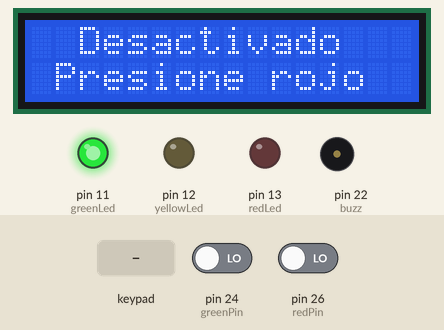
The sketch below on a simulated Arduino Mega 2560, built with avr-gcc and run on an emulated ATmega2560. Shown: 16×2 character LCD, output pins drawn as LEDs (lit = HIGH), buzzer (waves = sounding). The inputs (shaded band) are chosen by the test bench; at power-on: pin 26 (redPin) LOW, pin 24 (greenPin) LOW. What the sketch prints to the serial monitor is not drawn.

Above: at 2.2 s.
2.3 s: pin 26 (redPin) driven HIGH
At 4.0 s:
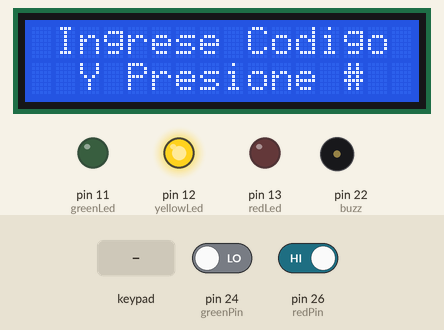
4.3 s: keypad keys 1 2 3 4 # pressed 0.4 s apart
At 7.1 s:
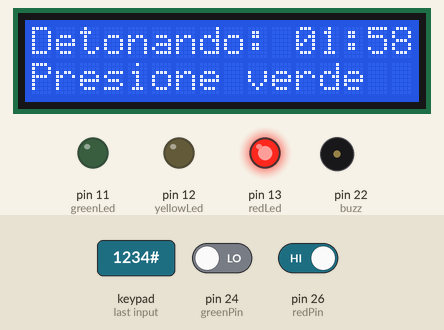
9.3 s: pin 24 (greenPin) driven HIGH
At 10.7 s:
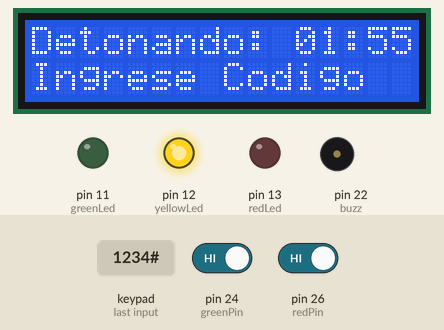
12.3 s: keypad keys 7 8 9 0 # pressed 0.4 s apart
At 15.1 s:
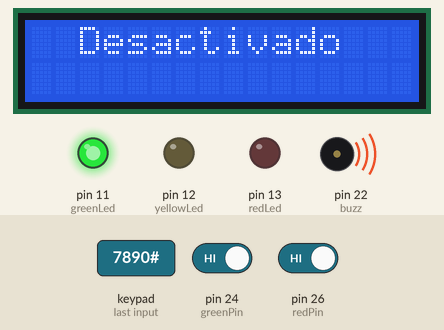
Timing chart, 0 to 16.8 s (numbered marks = the images above; inputs shaded):
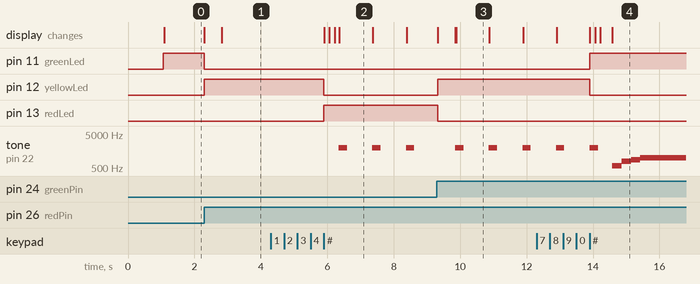

The sketch:

DBBoptimized.ino
```cpp
 /*  Creator: Kelvin O. Estrada Soto
  *  Date: 09/08/2020 (mm/dd/yy)
  *  Collaborators: Alexander Monell Rodriguez, Luis Rivera, Jazar Abuellouf
  *  This script provides the functionality of a dummy brief case bomb
  *  that used for Airsoft game modes.
 */
#include <Wire.h>
#include <LiquidCrystal_I2C.h>
#include <Keypad.h>
/*LCD object*/
LiquidCrystal_I2C lcd(0x27, 16, 2);
/*Time*/
unsigned long currentTime = 0;
unsigned long currentMillis;
int period = 1000;
int minutes = 2;  //Time for airsoft game
int seconds = 0;
/*Pins*/
const int redPin = 26;
const int greenLed = 11;
const int yellowLed = 12;
const int redLed = 13;
const int greenPin = 24;
const int buzz = 22;
const byte rows = 4; //four rows
const byte cols = 4; //three columns
/*Codes*/
String actCode = "1234#";
String deactCode = "7890#";
String code = "";
/*Flags*/
boolean redPressed = false;
boolean greenPressed = false;
boolean bombPlanted = false;
boolean defused = false;
byte rowPins[rows] = {53, 51, 49, 47}; //connect to the row pinouts of the keypad
byte colPins[cols] = {45, 43, 41, 39}; //connect to the column pinouts of the keypad
char time[16]; //16 characters, LCD maximum chars
String notPressed = "Presione verde";
/*Keypad mappings*/
char keys[rows][cols] = {
  {'1','4','7','*'},
  {'2','5','8','0'},
  {'3','6','9','#'},
  {'A','B','C','D'}
};
Keypad keypad = Keypad(makeKeymap(keys), rowPins, colPins, rows, cols);
int numTones = 62;
int tones[] = {587, 784, 880, 988, 988, 988, 988, 988, 988, 988, 932, 988, 784, 784, 784, 784, 784, 784, 784, 880, 988, 1047, 1047,
1319, 1319, 1319, 1319, 1175, 1047, 988, 988, 988, 784, 880, 988, 1047, 1047, 1319, 1319, 1319, 1319, 1175, 1047, 988, 988, 784, 784,
784, 784, 880, 988, 988, 988, 1047, 880, 880, 880, 988, 784, 784, 784, 784};

void setup() {
  /*Initialize LCD*/
  lcd.begin();
  lcd.clear();
  lcd.backlight();
  delay(1000);
  pinMode(greenLed, OUTPUT);
  pinMode(yellowLed, OUTPUT);
  pinMode(redLed, OUTPUT);
  pinMode(buzz, OUTPUT);
  digitalWrite(greenLed, OUTPUT);

  lcd.setCursor(2,0);
  String text = "Desactivado";
  lcd.print(text);
  lcd.setCursor(1, 1);
  text = "Presione rojo";
  lcd.print(text);
  Serial.begin(9600);
}

void loop() {
  if(redPressed){
    handler();
  }
  if(!redPressed && !greenPressed){
  //Poll until red button is pressed
    if(digitalRead(redPin) > 0){
      redPressed = true;
      digitalWrite(greenLed, LOW);
      digitalWrite(yellowLed, HIGH);
      lcd.clear();
      delay(500);
      lcd.setCursor(1,0);
      lcd.print("Ingrese Codigo");
      lcd.setCursor(2,1);
      lcd.print("Y Presione #");
    }
  }
  if(desactivated(defused)){
    gameover();
  }
  if(bombPlanted){
    countDown();
    if(!greenPressed){
      if(digitalRead(greenPin) > 0){
        greenPressed = true;
        code = "";
        digitalWrite(redLed, LOW);
        digitalWrite(yellowLed, HIGH);
        lcd.clear();
        delay(500);
        //lcd.setCursor(1,1);
        //lcd.print("Ingrese Codigo");
      }
      else{
        greenPressed = false;
      }
    }
  }
}

/*Handles keypad input keys.*/
void handler(){
  char input = keypad.getKey();
  if(input != NO_KEY){
    code.concat(input);
    Serial.println(code);
    if(!bombPlanted && redPressed && input == '#' && code.equals(actCode)){
      digitalWrite(redLed, HIGH);
      digitalWrite(yellowLed, LOW);
      isValid();
      bombPlanted = true;
      code = "";
    }
    else if(!bombPlanted && input == '#' && !code.equals(actCode)){
      notValid();
      code = "";
    }
    else if(bombPlanted && greenPressed && input == '#' && code.equals(deactCode)){
      digitalWrite(greenLed, HIGH);
      digitalWrite(yellowLed, LOW);
      isValid();
      defused = true;
      code = "";
    }
    else if(bombPlanted && greenPressed && input == '#' && !code.equals(deactCode)){
      notValid();
      code = "";
    }
  }
}

/*Methods to count down timer.*/
void countDown(){
  lcd.setCursor(0, 0);
  sprintf(time, "%0.2d:%0.2d", minutes, seconds);
  lcd.print("Detonando: " + String(time));
  lcd.setCursor(0, 1);
  lcd.print(notPressed);
  if(greenPressed){
      notPressed = "Ingrese Codigo";
  }
  currentMillis = millis();
  if((unsigned long)currentMillis - currentTime >= period){
     if(minutes > 0 && seconds <= 0){
       seconds = 59;
       minutes--;
     }
    if(minutes <= 0 && seconds <= 0){
      lcd.clear();
      delay(500);
      lcd.setCursor(3,0);
      lcd.print("Game over!!!");
      tone(buzz, 1000);
      delay(20000);
    }
    else{
      seconds--;
      currentTime = currentMillis;
      tone(buzz, 2000, 250);
    }
  }
}

/*Print to screen if entered code is valid.*/
void isValid(){
  lcd.clear();
  delay(150);
  lcd.print("Codigo Valido");
  delay(150);
  lcd.clear();
  delay(100);
}

/*Checks if bomb has been defused.*/
boolean desactivated(boolean action){
  if(action){
    lcd.clear();
    delay(250);
    lcd.setCursor(2,0);
    lcd.print("Desactivado");
    bombPlanted = false;
    return true;
  }
  return false;
}

/*Prints to LCD when entered code is invalid.*/
void notValid(){
  lcd.clear();
  lcd.print("Codigo Invalido");
  tone(buzz, 2200, 100);
  delay(120);
  tone(buzz, 2200, 100);
  delay(120);
  tone(buzz, 2200, 100);
  delay(120);
  lcd.clear();
  //delay(100);
  lcd.setCursor(1,0);
  lcd.print("Ingrese Codigo");
  lcd.setCursor(2,1);
  lcd.print("Y Presione #");
}

/*Plays buzzer tones when bomb is defused.*/
void gameover(){
  for(int i = 0; i < numTones; i++){
    tone(buzz, tones[i]);
    delay(280);
  }
  noTone(buzz);
}
```

Measured:
- after the input at 2.3 s, pin 11 (greenLed): HIGH → LOW at once; pin 12 (yellowLed): LOW → HIGH at once; the display: first changes at once (image 1 shows a later state)
- after the input at 4.3 s, pin 12 (yellowLed): HIGH → LOW after 1.6 s; pin 13 (redLed): LOW → HIGH after 1.6 s; tone on pin 22 (buzz): alternates 2000 Hz for 0.25 s and silent for 0.76 s, starting after 2.0 s; the display: first changes after 1.6 s (image 2 shows a later state)
- after the input at 9.3 s, pin 12 (yellowLed): LOW → HIGH at once; pin 13 (redLed): HIGH → LOW at once; the display: first changes at once (image 3 shows a later state)
- after the input at 12.3 s, pin 11 (greenLed): LOW → HIGH after 1.6 s; pin 12 (yellowLed): HIGH → LOW after 1.6 s; the display: first differs from a run without the input after 1.6 s (image 4 shows a later state)
- what the display in image 2 shows lasts 1.0 s, from 6.4 s to 7.4 s
